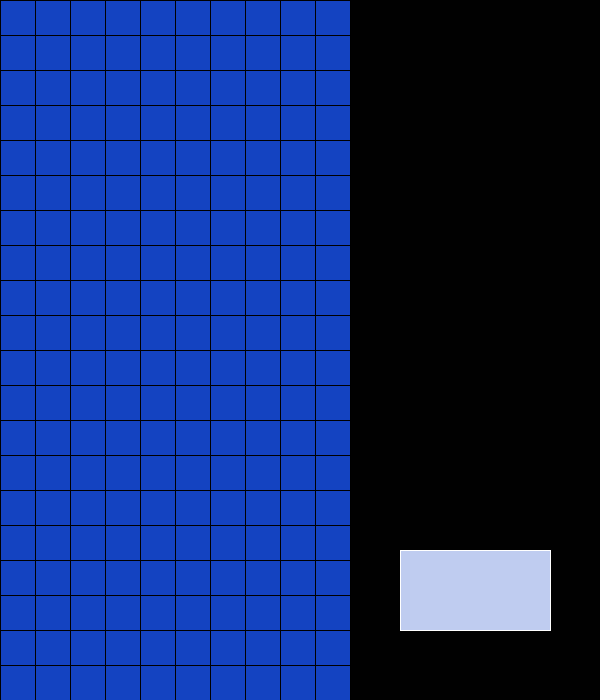
Frame 1 (no input)
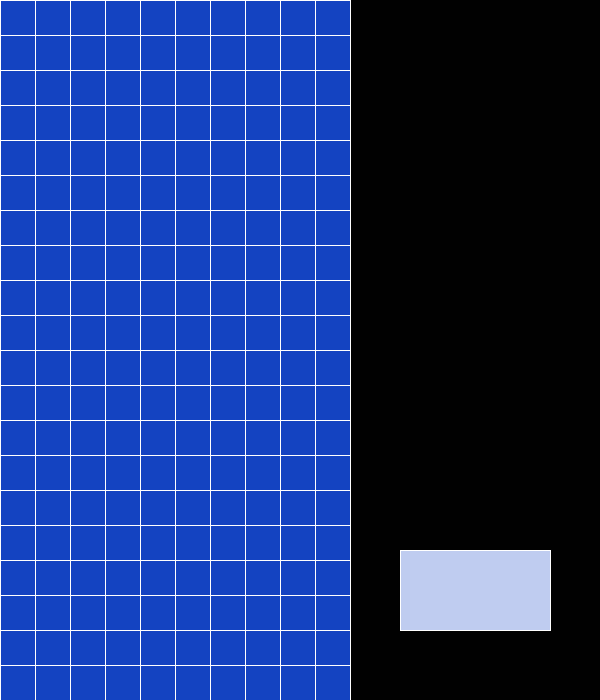
Frame 60 (the mouse pressed at the canvas centre just before this capture)
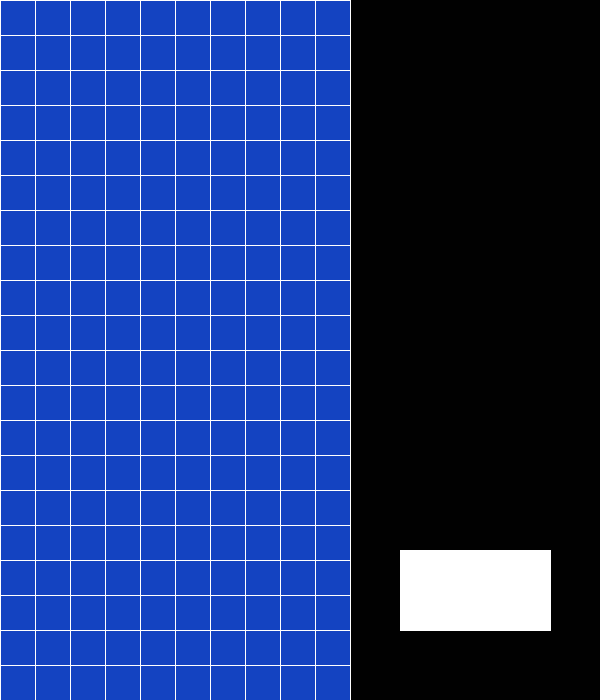
Frame 120 (the mouse held since frame 60 and released just before this capture)

The Processing sketch that drew these frames (run headless with seeded random() and noise(); from frame 60 on, the mouse is pressed at the canvas centre):

// Processing sketch: Board
// ── Board.pde
int[][] board;
int scale = 35;

float x = 400;
float y = 550;
float w = 150;
float h = 80;
int rectX, rectY;
int rectSize = 90;
int bcolor = 255;
boolean rectOver = false;

void setup() {
  size(600, 700);
  frameRate(4);
  board = new int[10][20];
}

void draw() {
  update( mouseX, mouseY );
  background(1);

  //Grid
  for ( int i = 0; i < 10; i++ ) {
    for ( int j = 0; j < 20; j++ ) {
      fill(#1443C1);
      rect( i*scale, j*scale, scale, scale );
    }
  }

//the class that uses the Button should be Window which would call Game.go()
//Will transfer to separate class later
  //Button
  if ( rectOver ) {
    fill(#BFCCF0);
  } else {
    fill(bcolor);
  }
  stroke(255);
  rect(x, y, w, h);
  if ( mousePressed ) {
    if ( mouseX > x && mouseX < x+w && mouseY > y && mouseY < y+h ) {
      println("Ping!");
    }
  }
}

void update( int x, int y ) {
  if ( overRect(rectX, rectY, rectSize, rectSize) ) {
    rectOver = true;
    //System.out.println( "1:" + mouseX + " " + mouseY );
  } else {
    rectOver = false;
    //System.out.println( "2:" + mouseX + " " + mouseY );
  }
}

boolean overRect( int x, int y, int width, int height ) {
  if ( mouseX >= x && mouseX <= x+width &&
    mouseY >= y && mouseY <= y+height ) {
    return true;
  } else {
    return false;
  }
}
// ── Piece.pde
class Piece {
  private int[][] coords;
  private int pieceType;
  private int xcor, ycor;

  public Piece( int type ) {
    coords = new int[4][];
    if ( type == 0 ) { // IPiece
      pieceType = 0;
      coords[0] = new int[] { 1, 0 };
      coords[1] = new int[] { 1, 1 };
      coords[2] = new int[] { 1, 2 };
      coords[3] = new int[] { 1, 3 };
      xcor = 1;
      ycor = 0;
    } else if ( type == 1 ) { // JPiece
      pieceType = 1;
      coords[0] = new int[] { 0, 0 };
      coords[1] = new int[] { 1, 0 };
      coords[2] = new int[] { 1, 1 };
      coords[3] = new int[] { 1, 2 };
      xcor = 0;
      ycor = 0;
    } else if ( type == 2 ) { // LPiece
      pieceType = 2;
      coords[0] = new int[] { 1, 0 };
      coords[1] = new int[] { 1, 1 };
      coords[2] = new int[] { 1, 2 };
      coords[3] = new int[] { 0, 2 };
      xcor = 1;
      ycor = 0;
    } else if ( type == 3 ) { // OPiece
      pieceType = 3;
      coords[0] = new int[] { 0, 1 };
      coords[1] = new int[] { 1, 1 };
      coords[2] = new int[] { 0, 2 };
      coords[3] = new int[] { 1, 2 };
      xcor = 0;
      ycor = 1;
    } else if ( type == 4 ) { // SPiece
      pieceType = 4;
      coords[0] = new int[] { 1, 0 };
      coords[1] = new int[] { 0, 1 };
      coords[2] = new int[] { 1, 1 };
      coords[3] = new int[] { 0, 2 };
      xcor = 1;
      ycor = 0;
    } else if ( type == 5 ) { // TPiece
      pieceType = 5;
      coords[0] = new int[] { 1, 0 };
      coords[1] = new int[] { 1, 1 };
      coords[2] = new int[] { 0, 1 };
      coords[3] = new int[] { 1, 2 };
      xcor = 1;
      ycor = 0;
    } else { // ZPiece
      pieceType = 6;
      coords[0] = new int[] { 0, 0 };
      coords[1] = new int[] { 0, 1 };
      coords[2] = new int[] { 1, 1 };
      coords[3] = new int[] { 1, 2 };
    }
  }

  public int[][] getCoords() {
    return coords;
  }

  public int getPieceType() {
    return pieceType;
  }
}
// ── Tile.pde
//gird class will have 2D array of Object Tiles which is fed booleans and PieceColor
//to fill in their repective block
//x and y is based on its corresponding place on the int[][] coords and int[][] board
//Essentially, each tile acts as its separate on/off switch

class Tile {
  float x, y;
  float side;
  int pieceColor;


  Tile (float tempX, float tempY, float tempSide, int pieceColor) {
    x = tempX;
    y = tempY;
    side = tempSide;
    this.pieceColor = pieceColor;
  }
  //if there's a tile to be occupied here, fill it
  void display(boolean tileHere) {
    if (tileHere == true) { 
      fill(pieceColor);
      rect (x, y, side, side);
    }
    else{
      fill(255);
      rect (x, y, side, side);
    }
  }
}
